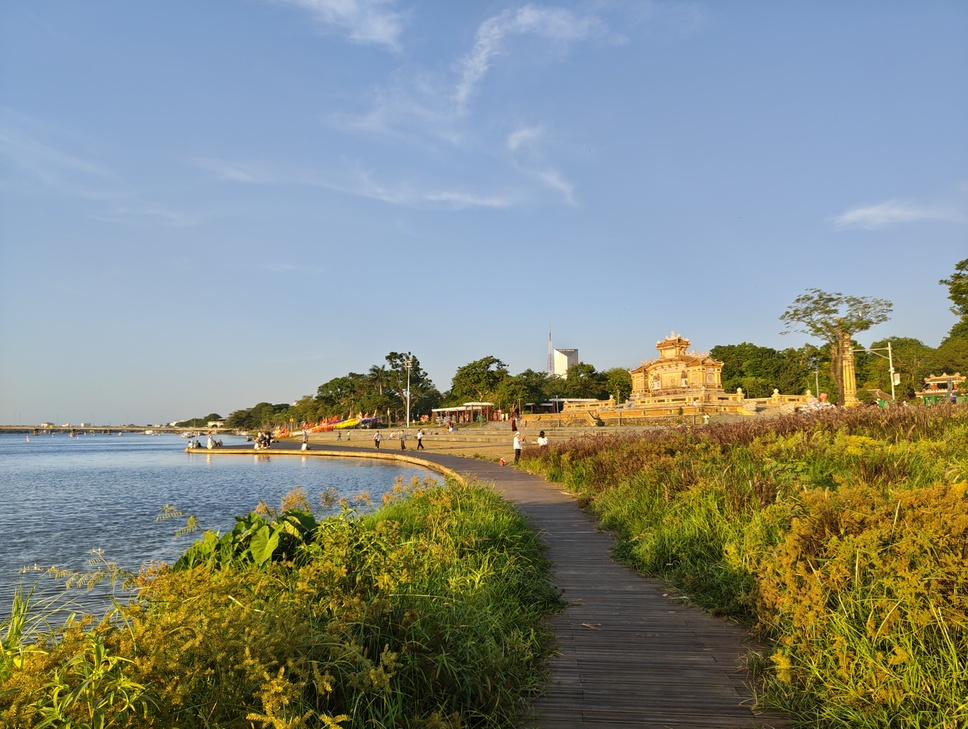
#> input picture lab3/IMG_20260603_174154573.jpg, 968 x 729 px, shrunk from 4080 x 3072 before the run
$ python greyscale.py
#> lines starting #> are read from the running program, lines starting #| are printed output that depends on the picture
"""Convert an RGB image to greyscale on the CPU or an AMD GPU."""

import argparse
import logging
from pathlib import Path

import numpy as np
from numba import hip
from numpy.typing import NDArray
from PIL import Image

hip.pose_as_cuda()
#> (this line was passed over: numba is not available in this run)
from numba import cuda, int32  # noqa: E402  (HIP must be configured before this import)

logging.basicConfig(level=logging.INFO)
logger = logging.getLogger(__name__)

IMG = Path(__file__).with_name("IMG_20260603_174154573.jpg")


class Greyscaler:
    def __init__(self, device: str = "cpu", image_path: str | Path = IMG):
#> called with device = 'cpu'
        if device not in ("cpu", "gpu"):
            raise ValueError("device must be 'cpu' or 'gpu'")
        self.device = device
        with Image.open(image_path) as image:
#> image is the input picture: PIL image 968x729 RGB; mean R, G, B 131.6, 139, 130.1
            self.image = image.convert("RGB")
        self.image_arr = np.ascontiguousarray(self.image)

    @staticmethod
    def grayscale_cpu(img: NDArray, dst: NDArray):
        for i in range(img.shape[0]):
            dst[i] = (int(img[i, 0]) + int(img[i, 1]) + int(img[i, 2])) // 3

    @staticmethod
    @cuda.jit
    def grayscale_gpu(img: NDArray, dst: NDArray):
        i = cuda.grid(1)
        if i < img.shape[0]:
            dst[i] = (int32(img[i, 0]) + int32(img[i, 1]) + int32(img[i, 2])) // 3

    def run(self, block_size: int = 256) -> NDArray:
#> called with block_size = 256
        height, width, _ = self.image_arr.shape
#> height = 729; width = 968
        pixels = self.image_arr.reshape(-1, 3)
        output = np.empty(height * width, dtype=np.uint8)

        if self.device == "cpu":
            self.grayscale_cpu(pixels, output)
        else:
            if not cuda.is_available():
                raise RuntimeError("no HIP-compatible GPU is available")
            max_threads = cuda.get_current_device().MAX_THREADS_PER_BLOCK
            if not 1 <= block_size <= max_threads:
                raise ValueError(
                    f"block size must be between 1 and {max_threads} threads "
                    "for this GPU"
                )
            device_pixels = cuda.to_device(pixels)
            device_output = cuda.device_array(output.shape, dtype=output.dtype)
            threads_per_block = block_size
            blocks = (len(output) + threads_per_block - 1) // threads_per_block
            logger.info(f"Executing Greyscaler with {blocks} blocks!")
            self.grayscale_gpu[blocks, threads_per_block](device_pixels, device_output)
            device_output.copy_to_host(output)

        return output.reshape(height, width)


def main() -> None:
    parser = argparse.ArgumentParser(description="Convert an image to greyscale.")
    parser.add_argument("image", nargs="?", type=Path, default=IMG)
    parser.add_argument("--block-size", type=int, default=256)
    parser.add_argument("--device", choices=("cpu", "gpu"), default="cpu")
    parser.add_argument("--output", type=Path, default=Path("lab3/greyscale.png"))
    args = parser.parse_args()

    result = Greyscaler(args.device, args.image).run(args.block_size)
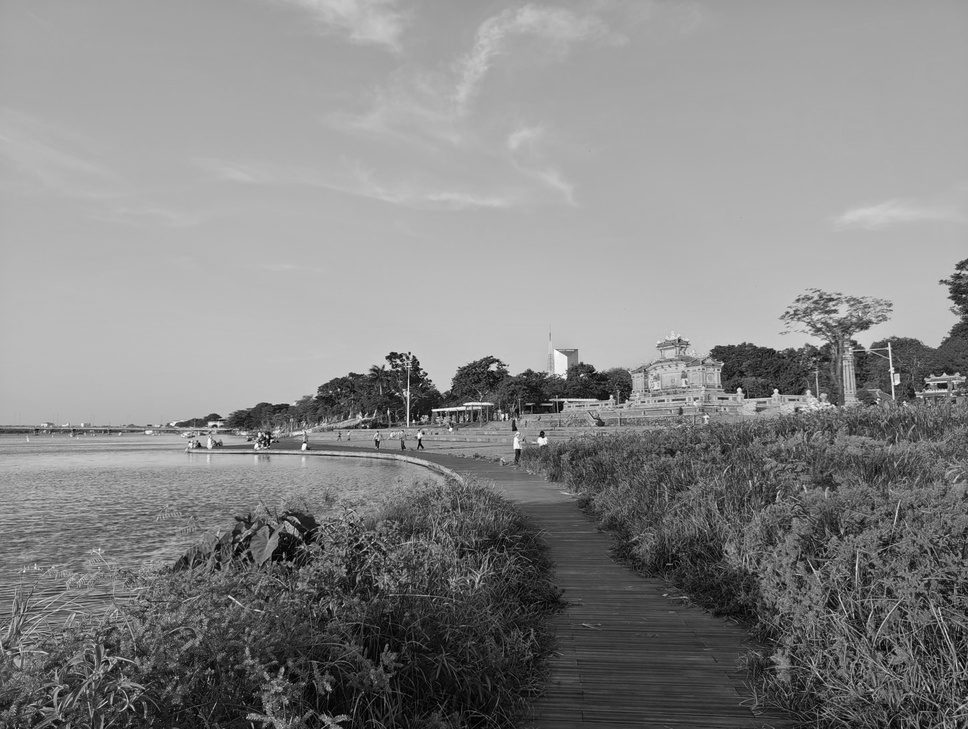
#> result: shape (729, 968); min 0, max 252, mean 133.3
    Image.fromarray(result).save(args.output)
    print(f"Saved {args.output}")


if __name__ == "__main__":
    main()
